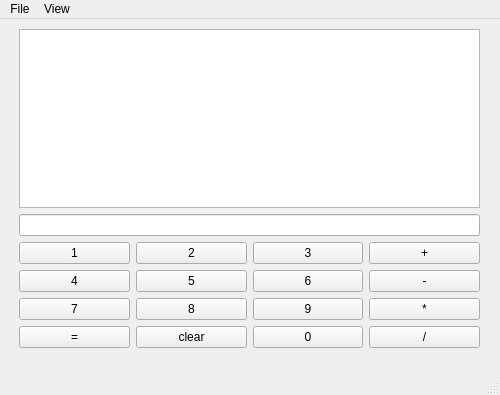
<?xml version="1.0" encoding="UTF-8"?>
<ui version="4.0">
 <class>MainWindow</class>
 <widget class="QMainWindow" name="MainWindow">
  <property name="geometry">
   <rect>
    <x>0</x>
    <y>0</y>
    <width>500</width>
    <height>395</height>
   </rect>
  </property>
  <property name="windowTitle">
   <string>nscalc v0.1.3</string>
  </property>
  <widget class="QWidget" name="centralwidget">
   <widget class="QWidget" name="verticalLayoutWidget">
    <property name="geometry">
     <rect>
      <x>19</x>
      <y>10</y>
      <width>461</width>
      <height>319</height>
     </rect>
    </property>
    <layout class="QVBoxLayout" name="verticalLayout">
     <item>
      <widget class="QListWidget" name="prev_out"/>
     </item>
     <item>
      <widget class="QLineEdit" name="current_equ"/>
     </item>
     <item>
      <layout class="QGridLayout" name="gridLayout">
       <item row="0" column="1">
        <widget class="QPushButton" name="two">
         <property name="text">
          <string>2</string>
         </property>
        </widget>
       </item>
       <item row="1" column="0">
        <widget class="QPushButton" name="four">
         <property name="text">
          <string>4</string>
         </property>
        </widget>
       </item>
       <item row="0" column="3">
        <widget class="QPushButton" name="add">
         <property name="text">
          <string>+</string>
         </property>
        </widget>
       </item>
       <item row="0" column="2">
        <widget class="QPushButton" name="three">
         <property name="text">
          <string>3</string>
         </property>
        </widget>
       </item>
       <item row="2" column="1">
        <widget class="QPushButton" name="eight">
         <property name="text">
          <string>8</string>
         </property>
        </widget>
       </item>
       <item row="2" column="2">
        <widget class="QPushButton" name="nine">
         <property name="text">
          <string>9</string>
         </property>
        </widget>
       </item>
       <item row="1" column="1">
        <widget class="QPushButton" name="five">
         <property name="text">
          <string>5</string>
         </property>
        </widget>
       </item>
       <item row="0" column="0">
        <widget class="QPushButton" name="one">
         <property name="text">
          <string>1</string>
         </property>
        </widget>
       </item>
       <item row="2" column="0">
        <widget class="QPushButton" name="seven">
         <property name="text">
          <string>7</string>
         </property>
        </widget>
       </item>
       <item row="1" column="2">
        <widget class="QPushButton" name="six">
         <property name="text">
          <string>6</string>
         </property>
        </widget>
       </item>
       <item row="2" column="3">
        <widget class="QPushButton" name="mul">
         <property name="text">
          <string>*</string>
         </property>
        </widget>
       </item>
       <item row="1" column="3">
        <widget class="QPushButton" name="min">
         <property name="text">
          <string>-</string>
         </property>
        </widget>
       </item>
       <item row="3" column="3">
        <widget class="QPushButton" name="div">
         <property name="text">
          <string>/</string>
         </property>
        </widget>
       </item>
       <item row="3" column="2">
        <widget class="QPushButton" name="zero">
         <property name="text">
          <string>0</string>
         </property>
        </widget>
       </item>
       <item row="3" column="1">
        <widget class="QPushButton" name="clear">
         <property name="text">
          <string>clear</string>
         </property>
        </widget>
       </item>
       <item row="3" column="0">
        <widget class="QPushButton" name="equ">
         <property name="text">
          <string>=</string>
         </property>
        </widget>
       </item>
      </layout>
     </item>
    </layout>
   </widget>
  </widget>
  <widget class="QMenuBar" name="menubar">
   <property name="geometry">
    <rect>
     <x>0</x>
     <y>0</y>
     <width>500</width>
     <height>36</height>
    </rect>
   </property>
   <widget class="QMenu" name="menuFile">
    <property name="title">
     <string>File</string>
    </property>
    <addaction name="action_Help"/>
    <addaction name="action_Exit"/>
   </widget>
   <widget class="QMenu" name="menuView">
    <property name="title">
     <string>View</string>
    </property>
    <addaction name="actionLoaded_Scripts"/>
   </widget>
   <addaction name="menuFile"/>
   <addaction name="menuView"/>
  </widget>
  <widget class="QStatusBar" name="statusbar"/>
  <action name="action_Help">
   <property name="text">
    <string>&amp;Help</string>
   </property>
  </action>
  <action name="action_exit">
   <property name="text">
    <string>&amp;exit</string>
   </property>
  </action>
  <action name="action_Exit">
   <property name="text">
    <string>&amp;Exit</string>
   </property>
  </action>
  <action name="actionLoaded_Scripts">
   <property name="text">
    <string>Loaded Scripts</string>
   </property>
  </action>
 </widget>
 <resources/>
 <connections/>
</ui>
